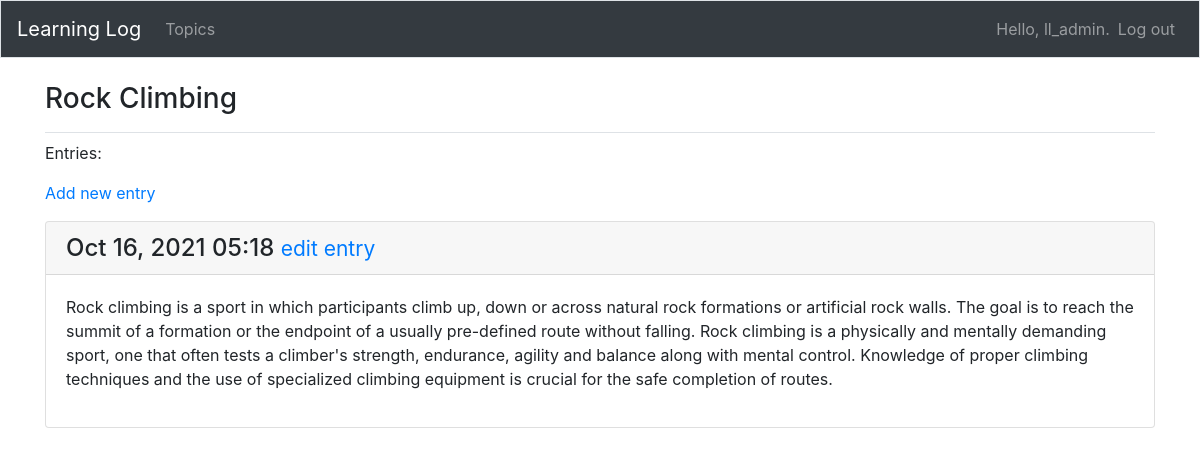
The page /topics/2/ (signed in) on the database its author committed.
### learning_logs/models.py (models this page shows, shortened)
class Topic(models.Model):
    text = models.CharField(max_length=200)
    date_added = models.DateTimeField(auto_now_add=True)
    owner = models.ForeignKey(User, on_delete=models.CASCADE)
    def __str__(self):
        return  self.text

class Entry(models.Model):
    topic = models.ForeignKey(Topic, on_delete=models.CASCADE)
    text = models.TextField()
    date_added = models.DateTimeField(auto_now_add=True)
    class Meta():
        verbose_name_plural = 'entries'

### learning_logs/views.py (the view)
# urls.py: path('topics/<int:topic_id>/', views.topic, name='topic'),
@login_required
def topic(request, topic_id):
    topic = get_object_or_404(Topic, id=topic_id)
    check_topic_owner(request, topic)
    entries = topic.entry_set.order_by('-date_added')
    context = {'topic': topic, 'entries': entries}
    return render(request, 'learning_logs/topic.html', context)

### learning_logs/views.py (called while the page is built)
def check_topic_owner(request, topic):
    if topic.owner != request.user:
        raise Http404

### learning_logs/templates/learning_logs/topic.html
{% extends 'learning_logs/base.html' %}
{% block page_header %}
    <h3>{{ topic }}</h3>
{% endblock page_header %}
{% block content %}
 <p>Entries:</p>
 <p>
     <a href="{% url 'learning_logs:new_entry' topic.id %}">Add new entry</a>
 </p>
 {% for entry in entries %}
     <div class="card mb3">
         <h4 class="card-header">
             {{ entry.date_added|date:'M d, Y H:i'}}
             <small><a href="{% url 'learning_logs:edit_entry' entry.id%}">edit entry</a></small>
         </h4>
         <div class="card-body">
             {{ entry.text|linebreaks }}
         </div>
     </div>
 {% empty %}
     <p>There are no entries for this topic yet.</p>
 {% endfor %}
{% endblock content %}

### learning_logs/templates/learning_logs/base.html (shortened to what this page needs)
{% load bootstrap4 %}
<!doctype html>
<html lang="en">
<head>
    {% bootstrap_css %}
</head>
<body>
    <nav class="navbar navbar-expand-md navbar-dark bg-dark mb-4 border">
        <a class="navbar-brand" href="{% url 'learning_logs:index'%}">
            Learning Log</a>
        <div class="collapse navbar-collapse" id="navbarCollapse">
            <ul class="navbar-nav mr-auto">
                <li class="nav-item">
                    <a class="nav-link" href="{% url 'learning_logs:topics' %}">Topics</a>
                </li>
            </ul>
            <ul class="navbar-nav ml-auto">
                {% if user.is_authenticated %}
                  <li class="nav_item">
                      <span class="navbar-text"> Hello, {{ user.username }}. </span>
                  </li>
                  <li class="nav-item">
                     <a class="nav-link" href="{% url 'users:logout' %}">Log out</a>
                  </li>
                {% else %}
                  <li class="nav-item">
                      <a class="nav-link" href="{% url 'users:register' %}">Register</a>
                  </li>
                  <li class="nav-item">
                      <a class="nav-link" href="{% url 'users:login' %}">Log in</a></li>
                {% endif %}
            </ul>
        </div>
    </nav>
    <main role="main" class="container">
        <div class="pb-2 mb-2 border-bottom">
            {% block page_header %}{% endblock page_header %}
        </div>
        <div>
            {% block content %}{% endblock content %}
        </div>
    </main>
</body>
</html>

### rows shown on the page
Topic: text "Rock Climbing"
Entry: date_added "Oct 16, 2021 05:18", text "Rock climbing is a sport in which participants climb up, down or across natural rock formations or artificial rock walls. The goal is to reach the summit of a formation or the endpoint of a usually pre-defined route without falling. Rock climbing is a physically and mentally demanding sport, one that often tests a climber's strength, endurance, agility and balance along with mental control. Knowledge of proper climbing techniques and the use of specialized climbing equipment is crucial for the safe completion of routes."

### other values the page prints
{{ user.username }} "ll_admin"
